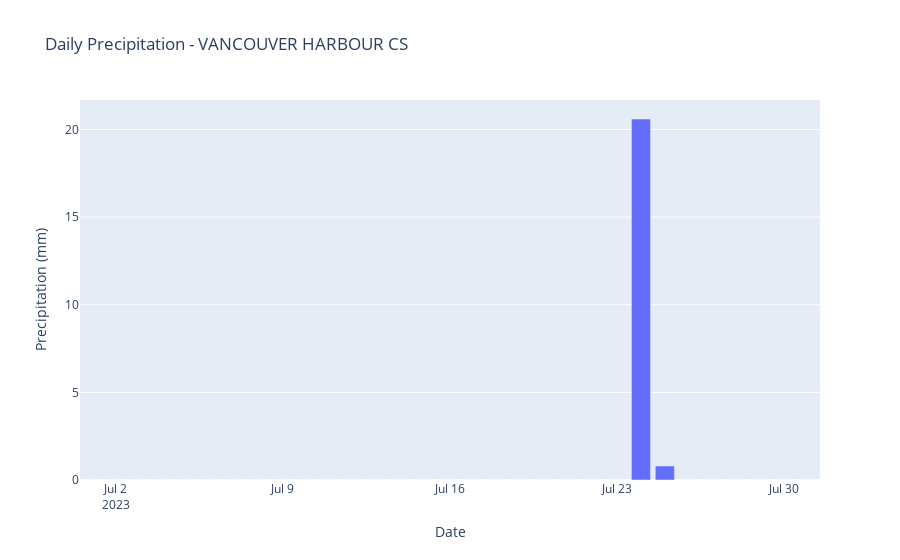

The notebook cell saved with this chart:
### Code cell
# Plot precipitation data if available
if not weather_data.empty and 'TOTAL_PRECIPITATION' in weather_data.columns:
    fig = px.bar(
        weather_data, 
        x='LOCAL_DATE', 
        y='TOTAL_PRECIPITATION',
        title=f'Daily Precipitation - {station_name}',
        labels={'TOTAL_PRECIPITATION': 'Precipitation (mm)', 'LOCAL_DATE': 'Date'}
    )
    fig.update_layout(showlegend=False)
    fig.show()

### Figure 1 — Plotly figure (JSON) as saved in the notebook; plotly's stock layout.template omitted (floating-point values rounded to 4 significant figures)
{"data": [{"hovertemplate": "Date=%{x}<br>Precipitation (mm)=%{y}<extra></extra>", "legendgroup": "", "marker": {"color": "#636efa", "pattern": {"shape": ""}}, "name": "", "orientation": "v", "showlegend": false, "textposition": "auto", "type": "bar", "x": ["2023-07-01T00:00:00.000000000", "2023-07-02T00:00:00.000000000", "2023-07-03T00:00:00.000000000", "2023-07-04T00:00:00.000000000", "2023-07-05T00:00:00.000000000", "2023-07-06T00:00:00.000000000", "2023-07-07T00:00:00.000000000", "2023-07-08T00:00:00.000000000", "2023-07-09T00:00:00.000000000", "2023-07-10T00:00:00.000000000", "2023-07-11T00:00:00.000000000", "2023-07-12T00:00:00.000000000", "2023-07-13T00:00:00.000000000", "2023-07-14T00:00:00.000000000", "2023-07-15T00:00:00.000000000", "2023-07-16T00:00:00.000000000", "2023-07-17T00:00:00.000000000", "2023-07-18T00:00:00.000000000", "2023-07-19T00:00:00.000000000", "2023-07-20T00:00:00.000000000", "2023-07-21T00:00:00.000000000", "2023-07-22T00:00:00.000000000", "2023-07-23T00:00:00.000000000", "2023-07-24T00:00:00.000000000", "2023-07-25T00:00:00.000000000", "2023-07-26T00:00:00.000000000", "2023-07-27T00:00:00.000000000", "2023-07-28T00:00:00.000000000", "2023-07-29T00:00:00.000000000", "2023-07-30T00:00:00.000000000", "2023-07-31T00:00:00.000000000"], "xaxis": "x", "y": [0.0, 0.0, 0.0, 0.0, 0.0, 0.0, 0.0, 0.0, 0.0, 0.0, 0.0, 0.0, 0.0, 0.0, 0.0, 0.0, 0.0, 0.0, 0.0, 0.0, 0.0, 0.0, 0.0, 20.6, 0.8, 0.0, 0.0, 0.0, 0.0, 0.0, 0.0], "yaxis": "y"}], "layout": {"barmode": "relative", "legend": {"tracegroupgap": 0}, "showlegend": false, "title": {"text": "Daily Precipitation - VANCOUVER HARBOUR CS"}, "xaxis": {"anchor": "y", "domain": [0, 1], "title": {"text": "Date"}}, "yaxis": {"anchor": "x", "domain": [0, 1], "title": {"text": "Precipitation (mm)"}}}}
